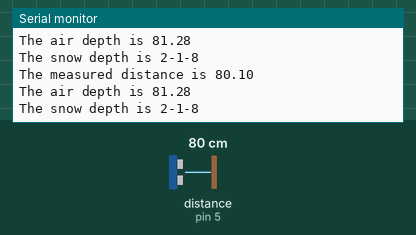
Recording of a sketch running on a simulated Arduino Uno, built with avr-gcc and run on an emulated ATmega328P. On the bench: the last lines printed to the serial monitor. Wiring (inferred from the names in the program): ultrasonic range finder: trigger pin 4; echo pin 5. Inputs (shaded band) come from the test bench; at power-on: distance to the obstacle (sensor on pin 5) 80 cm. The echo pulse lasts 58.3 µs per cm.

Above: at 5.8 s.
5.9 s: distance to the obstacle (sensor on pin 5) set to 2 cm
At 10.9 s:
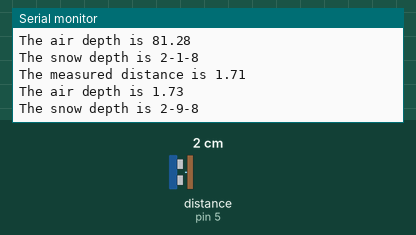
11.9 s: distance to the obstacle (sensor on pin 5) set to 4 cm
At 16.5 s:
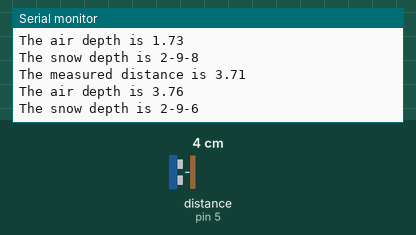
Timing chart, 0 to 18.0 s (numbered marks = the images above; inputs shaded):
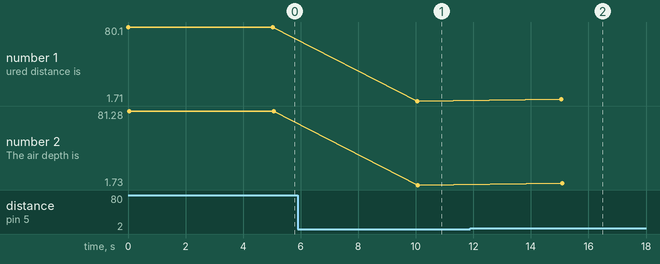

The sketch:

ultrasound_sensor.ino
```cpp
// ULTRASOUND SENSOR TEST PROGRAM
// author : Jonathan Foucher

// pins init
int TRIG = 4, ECHO = 5;

void setup() {
    // setup the serial port speed at 9600 bits per second
    Serial.begin(9600);

    // setup the pins as ANALOG/DIGITAL and INPUT/OUTPUT
    pinMode(TRIG, OUTPUT);
    digitalWrite(TRIG, LOW);
    pinMode(ECHO, INPUT);
}

void loop() {
    // hard values init for the test
    float height = 300.00, airDepth = 0, sensorMeasurement = 0, soundSpeed = 345.00;
    int snowDepth = 0, snowDepthUnits = 0, snowDepthTens = 0, snowDepthHundreds = 0;
    long echo;

    // trigger the beginning of the measurement
    digitalWrite(TRIG, HIGH);
    delayMicroseconds(10);
    digitalWrite(TRIG, LOW);

    // read the pulse to get the echo value
    echo = pulseIn(ECHO, HIGH);

    // conversion in centimeters
    sensorMeasurement = (float)echo / 58.00;

    // calculation of the real air depth in meters and in function of ultrasound speed value
    airDepth = sensorMeasurement * (soundSpeed / 340);

    // calculation of the snow depth in centimeters
    snowDepth = height - airDepth;

    // display the final distance result
    Serial.print("The measured distance is ");
    Serial.println(sensorMeasurement);
    Serial.print("The air depth is ");
    Serial.println(airDepth);

    // separate hundreds, tens and units to prepare the message in an array
    snowDepthHundreds = snowDepth / 100;
    snowDepthTens = (snowDepth - snowDepthHundreds * 100) / 10;
    snowDepthUnits = (snowDepth - snowDepthHundreds * 100 - snowDepthTens * 10);

    // display the test result of hundreds, tens and units
    Serial.print("The snow depth is ");
    Serial.print(snowDepthHundreds);
    Serial.print("-");
    Serial.print(snowDepthTens);
    Serial.print("-");
    Serial.println(snowDepthUnits);

    // wait 5 seconds
    delay(5000);
}
```

Measured:
- after the input at 5.9 s, the serial monitor: prints a new line after 4.1 s (image 1)
- after the input at 11.9 s, the serial monitor: prints a new line after 3.2 s (image 2)
- plotted number 1: 80.1 → 1.71 after the input at 5.9 s, 1.71 → 3.71 after the input at 11.9 s
- plotted number 2: 81.28 → 1.73 after the input at 5.9 s, 1.73 → 3.76 after the input at 11.9 s
